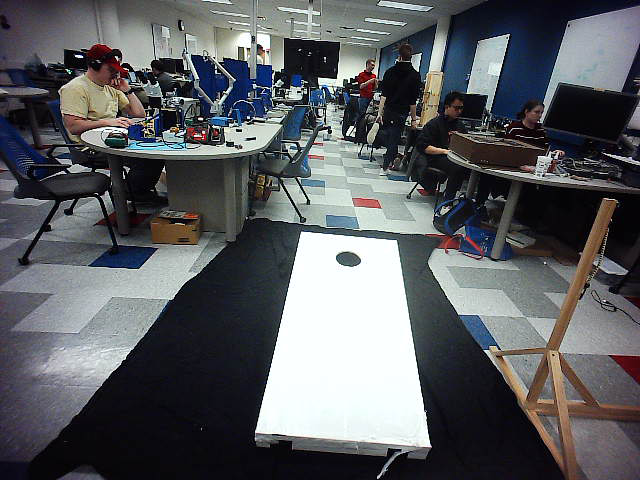
#> input picture opencv/testpics/tbg0.png, 640 x 480 px
$ jupyter execute --allow-errors Cornhole.ipynb   (shell and % lines are left out)   (older library calls are emulated)
#> lines starting #> are read from the running program, lines starting #| are printed output that depends on the picture; after the words box and inside, x2 and y2 are one past the last pixel; in counts of white or black regions, pixels touching at a corner belong together; long printed decimals are rounded
[cell 1]
import numpy as np
import cv2 as cv
from matplotlib import pyplot as plt

# Load original source
img = cv.imread('testpics/tbg0.png')
#> img is the input picture: shape (480, 640, 3); mean B, G, R 96.7, 93.2, 91.3
orig = img.copy()
plt.imshow(img)

# Utility functions for dealing with contours
def get_cnt_details(cnt):
    M = cv.moments(cnt)
    details = None

    # if the moment is at point 00
    if (M['m00'] != 0):
        details = {}
        details['cx'] = cx = int(M['m10']/M['m00'])
        details['cy'] = cy = int(M['m01']/M['m00'])
        details['area'] = area = cv.contourArea(cnt)
        details['perimeter'] = perimeter = cv.arcLength(cnt,True)

        approx = cv.approxPolyDP(cnt,0.01*cv.arcLength(cnt,True),True)
        details['num_vertices'] = len(approx)
    else:
        return None

    if (details['area'] < 16):
        return None
    else:
        return details

def print_cnt_details(cnt):
    cnt_dict = get_cnt_details(cnt)

    if (cnt_dict is None):
        return

    cx = cnt_dict['cx']
    cy = cnt_dict['cy']
    area = cnt_dict['area']
    perimeter = cnt_dict['perimeter']
    num_vertices = cnt_dict['num_vertices']

    print('cx: ', cx, '\tcy: ', cy, '\tarea: ', area, '\tperimeter: ', perimeter, '\tvertices: ', num_vertices)

def cnt_is_circular(cnt):
    cnt_det = get_cnt_details(cnt)
    if (cnt_det is None):
        return False
    area = cnt_det['area']
    perimeter = cnt_det['perimeter']
    num_vertices = cnt_det['num_vertices']
    return True if (num_vertices < 15 and num_vertices > 4) else False

def cnt_is_board(cnt):
    cnt_det = get_cnt_details(cnt)
    if (cnt_det is None):
        return False
    area = cnt_det['area']
    num_vertices = cnt_det['num_vertices']
    approx = cv.approxPolyDP(cnt,0.01*cv.arcLength(cnt,True),True)
    return True if (area > 20000 and num_vertices == 4) else False

[cell 2]
# Crop the image so we only observe the bottom half when finding contours
height, width, channels = img.shape
#> height = 480; width = 640; channels = 3
print('original_img\nheight: ', height, '\twidth: ', width, '\tchannels: ', channels)
#| original_img
#| height:  480 	width:  640 	channels:  3
# crop = img[0:width, 200:height]

[cell 3]
# Do algorithm grabCut(...) to separate foreground from background
mask = np.zeros(img.shape[:2], np.uint8)

bgdModel = np.zeros((1,65), np.float64)
fgdModel = np.zeros((1,65), np.float64)

#rect = (100,100, 450,500) # y1x1,y2x2
rect = (100,200,height,width)
#> rect = (100, 200, 480, 640)
cv.grabCut(img, mask, rect, bgdModel, fgdModel, 5, cv.GC_INIT_WITH_RECT)

mask2 = np.where((mask==2)|(mask==0),0,1).astype('uint8')
img = img*mask2[:,:,np.newaxis]
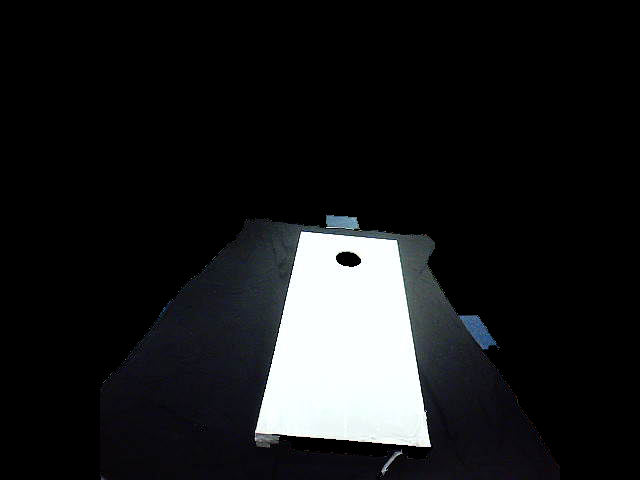
#> img: shape (480, 640, 3); mean B, G, R 28.8, 27.6, 26.7

# threshold binarily
#ret,thresh = cv.threshold(img,127,255,cv.THRESH_BINARY)

# find contours
graysrc = cv.cvtColor(img.copy(), cv.COLOR_BGR2GRAY)
ret,thresh = cv.threshold(graysrc, 127,255,0)
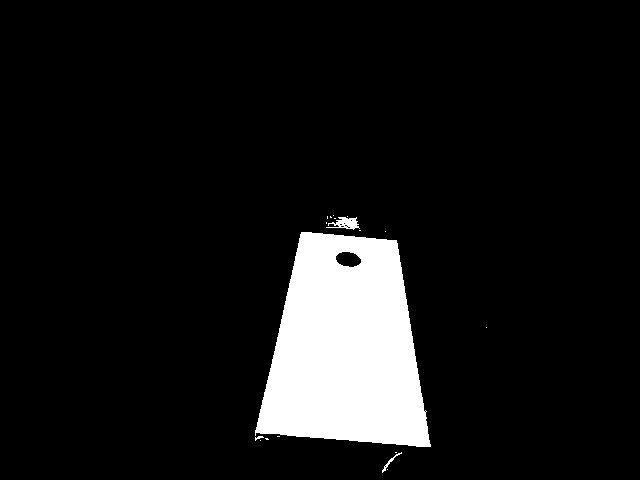
#> thresh: shape (480, 640); 9% white; 18 white regions (14 under 20 px)
im2, contours, hierarchy = cv.findContours(thresh,cv.RETR_TREE, 1)
#> contours = 28 contours, 24 with area under 20; largest, box (x1, y1, x2, y2) and area: (255, 232, 431, 447) 27398, (335, 251, 362, 268) 312, (326, 217, 360, 230) 184, (382, 452, 402, 473) 36

# Get board contour and potential hole contours
board_cnt = None
hole_cnt = None
for cnt in contours:

    print_cnt_details(cnt)
    if (cnt_is_circular(cnt)):
        hole_cnt = cnt
    if (cnt_is_board(cnt)):
        board_cnt = cnt
#> this loop made 28 passes
#> cnt on passes 1, 4, 5, 7, 9, 13, 14, 15, 16, 25, 27, 28: [[387, 469]], [[395, 452], [396, 452]], [[260, 440]], [[277, 436], [278, 436], [279, 436], [278, 436]], [[486, 327]], [[385, 231]], [[359, 230], [360, 230]], [[326, 222], [326, 223]], [[334, 218], [335, 218]], [[347, 216]], [[327, 216], [327, 217], [327, 218], [327, 217]], [[333, 215]]
#| cx:  389 	cy:  462 	area:  35.5 	perimeter:  61.012 	vertices:  14
#| cx:  345 	cy:  347 	area:  27398.5 	perimeter:  727.321 	vertices:  4
#| cx:  347 	cy:  258 	area:  312.5 	perimeter:  69.355 	vertices:  12
#| cx:  346 	cy:  222 	area:  183.5 	perimeter:  129.841 	vertices:  21

orig_w_cnts = cv.drawContours(orig.copy(), contours, -1, (0,0,255), 2)
crop_w_cnts = cv.drawContours(img.copy(), contours, -1, (0,0,255), 2)

# Plot original image with ALL contours
fig = plt.figure(figsize=(8,8),dpi=(120))
a = fig.add_subplot(1,2,1)
plt.imshow(orig_w_cnts)
a.set_title('Original Image With All Contours')
a = fig.add_subplot(1,2,2)
plt.imshow(crop_w_cnts)
a.set_title('Cropped With All Contours')

# Show ONLY supposed board and circle contours
cnts = [x for x in [hole_cnt, board_cnt] if x is not None]
#> cnts = 2 contours; box (x1, y1, x2, y2) and area: (255, 232, 431, 447) 27398, (335, 251, 362, 268) 312
orig_w_cnts = cv.drawContours(orig.copy(), cnts, -1, (0,0,255), 2)
crop_w_cnts = cv.drawContours(img.copy(), cnts, -1, (0,0,255), 2)

fig = plt.figure(figsize=(8,8),dpi=(120))
a = fig.add_subplot(1,2,1)
plt.imshow(orig_w_cnts)
a.set_title('Original Image With Board/Circle Contours')
a = fig.add_subplot(1,2,2)
plt.imshow(crop_w_cnts)
a.set_title('Cropped With Board/Circle Contours')
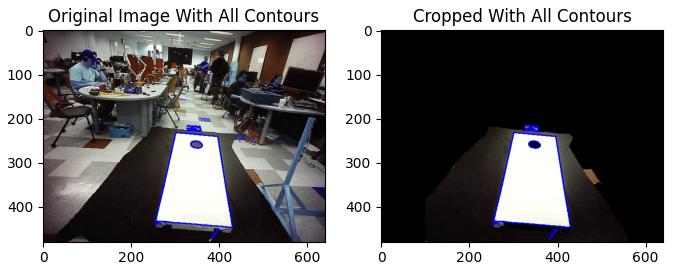
#> figure drawn by matplotlib, 2 panels; B, G, R data is drawn as R, G, B
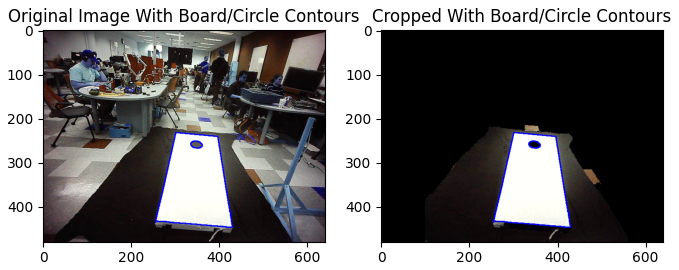
#> figure drawn by matplotlib, 2 panels; B, G, R data is drawn as R, G, B

[cell 4]
if (board_cnt is not None and hole_cnt is not None):
    cv.drawContours(orig, [board_cnt], 0, (0,255,0), cv.FILLED)
    print_cnt_details(board_cnt)
#| cx:  345 	cy:  347 	area:  27398.5 	perimeter:  727.321 	vertices:  4
    cv.drawContours(orig, [hole_cnt], 0, (0,0,255), cv.FILLED)
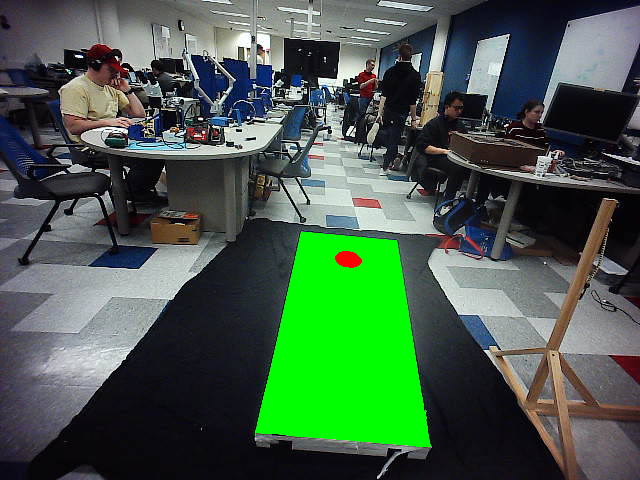
#> orig: shape (480, 640, 3); mean B, G, R 74, 93.2, 69.3
    print_cnt_details(hole_cnt)
#| cx:  347 	cy:  258 	area:  312.5 	perimeter:  69.355 	vertices:  12
    plt.imshow(orig)
else:
    print("board_cnt or hole_cnt null")
    print("board contour: "), print_cnt_details(board_cnt)
    print("hole contour: "), print_cnt_details(hole_cnt)

$ run again, with opencv/testpics/t0.png copied over opencv/testpics/tbg0.png
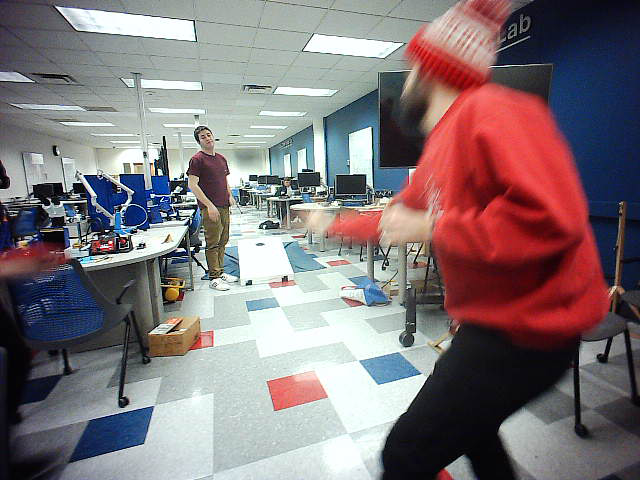
#> input picture opencv/testpics/t0.png, 640 x 480 px
#> img is the input picture: shape (480, 640, 3); mean B, G, R 120.5, 117.1, 128.8
#| original_img
#| height:  480 	width:  640 	channels:  3
#> `ret,thresh = cv.threshold(graysrc, 127,255,0)`:
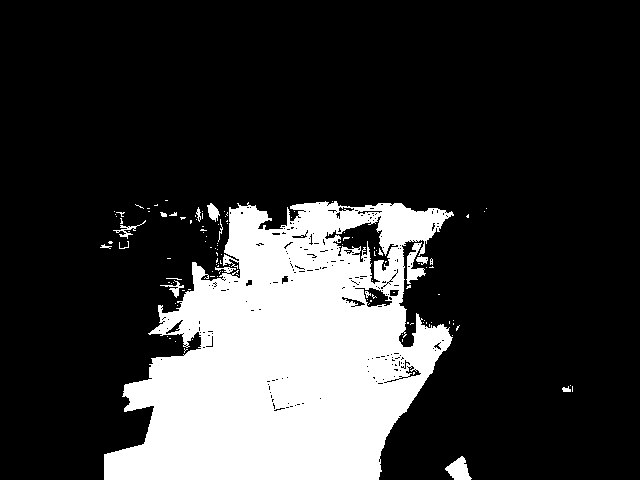
#> thresh: shape (480, 640); 21.1% white; 121 white regions (107 under 20 px)
#> contours = 398 contours, 366 with area under 20; largest, box (x1, y1, x2, y2) and area: (104, 201, 454, 480) 64851, (324, 215, 399, 285) 1572, (354, 287, 393, 308) 406, (445, 456, 472, 480) 346, (406, 242, 426, 284) 299
#> the loop `for cnt in contours: ` made 398 passes
#> cnt on passes 4, 6, 7: [[570, 385]], [[175, 341]], [[402, 339], [402, 340], [402, 341], [402, 340]]
#> (printed output is left out)
#> `crop_w_cnts = cv.drawContours(img.copy(), contours, -1, (0,0,255), 2)`:
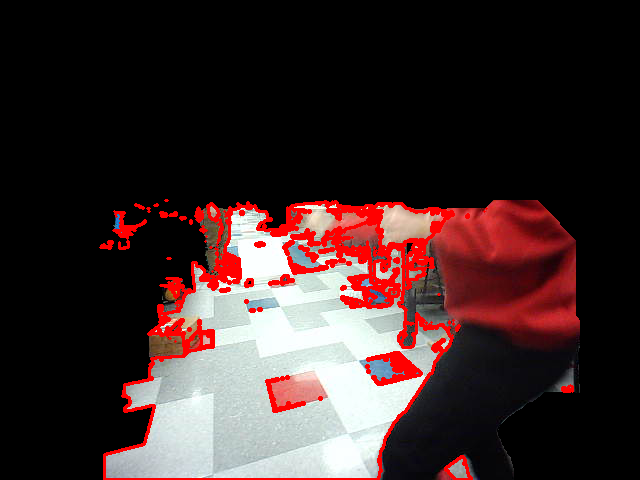
#> crop_w_cnts: shape (480, 640, 3); mean B, G, R 41.6, 42, 60.3
#> cnts = 1 contour, all with area under 20
#| hole contour:

$ run again, with opencv/testpics/t1.png copied over opencv/testpics/tbg0.png
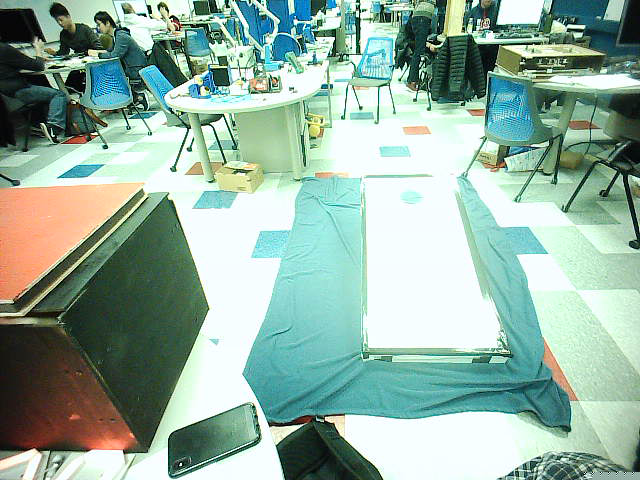
#> input picture opencv/testpics/t1.png, 640 x 480 px
#> img is the input picture: shape (480, 640, 3); mean B, G, R 162.2, 176.3, 148
#| original_img
#| height:  480 	width:  640 	channels:  3
#> `ret,thresh = cv.threshold(graysrc, 127,255,0)`:
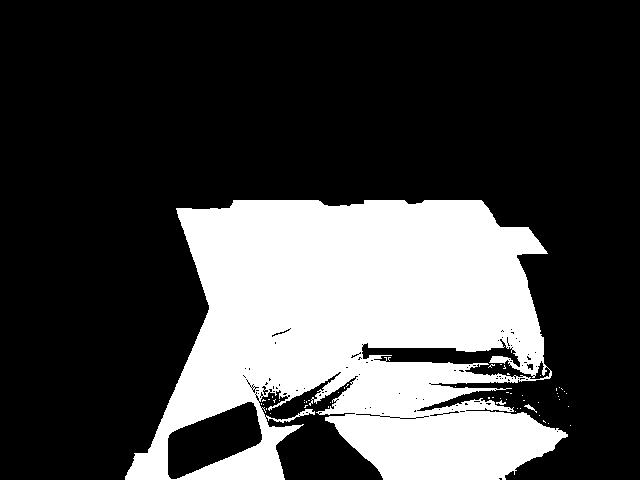
#> thresh: shape (480, 640); 27% white; 54 white regions (51 under 20 px)
#> contours = 187 contours, 174 with area under 20; largest, box (x1, y1, x2, y2) and area: (125, 200, 568, 480) 88928, (167, 401, 263, 480) 4385, (361, 338, 551, 380) 2917, (355, 413, 381, 417) 49, (271, 328, 291, 338) 46
#> the loop `for cnt in contours: ` made 187 passes
#> cnt on passes 1, 2, 4: [[570, 425]], [[548, 423]], [[539, 415]]
#> (printed output is left out)
#> `crop_w_cnts = cv.drawContours(img.copy(), contours, -1, (0,0,255), 2)`:
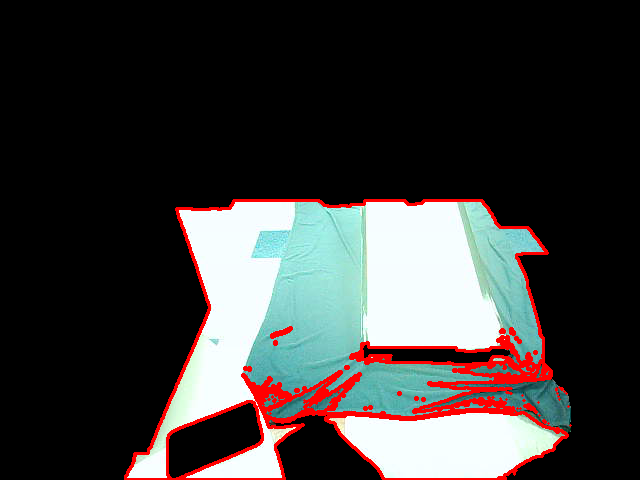
#> crop_w_cnts: shape (480, 640, 3); mean B, G, R 56.9, 57.9, 59.9
#> cnts = 1 contour; box (x1, y1, x2, y2) and area: (271, 328, 291, 338) 46
#| hole contour:
